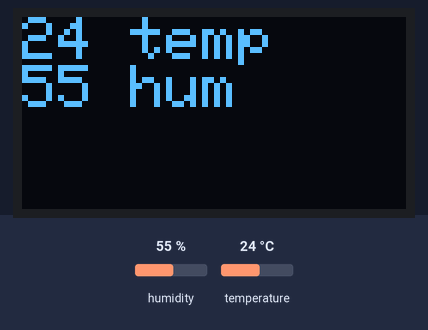
A sketch run on a simulated ESP8266 (NodeMCU). On the bench: 128×64 one-colour display. The inputs (shaded band) are chosen by the test bench; at power-on: humidity 55 %, temperature 24 °C. What the sketch prints to the serial monitor is not drawn.

Above: at 0.1 s.
At 1.2 s:
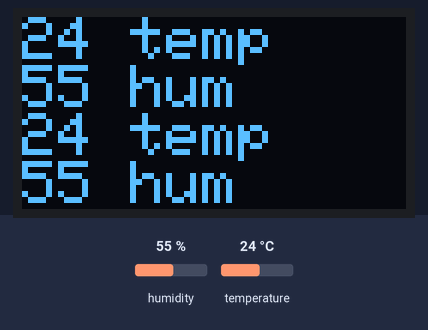

Measured:
- what the display in image 0 shows lasts 1.0 s, from 0.1 s to 1.1 s

The sketch:

combined_oled_airquality_temperaturehumidity.ino
```cpp
#include <Adafruit_SSD1306.h>
#include <splash.h>

#include<OakOLED.h> //OLED library
#include<DHT.h>
#define DHTPIN D4
#define DHTTYPE DHT11
DHT dht(D4,DHTTYPE);
OakOLED oled;
void setup() {
// put your setup code here, to run once:
Serial.begin(9600);
dht.begin();
oled.begin();//we need to initialize the OLED object using the begin() function.
oled.clearDisplay();//clear all text
oled.setTextSize(2);//Sets the size of text that follows. The default size is “1”. Each change in size increases the text by 10 pixels in height.
oled.setTextColor(1);//set the text color
oled.setCursor(0,0); //set the coordinates to start writing text
//oled.println("Hello World"); //prints the message
//oled.display(); //calls this method to display character on the screen
}
void loop()
{
int temp=dht.readTemperature();  //
int hum=dht.readHumidity();
Serial.print("temperature=");
Serial.print(temp);
oled.print(temp);
oled.println(" temp");
Serial.println(" ");
Serial.print("humidity=");
Serial.print(hum);
oled.print(hum);
oled.println(" hum");
oled.display();
delay(1000);
}
```
